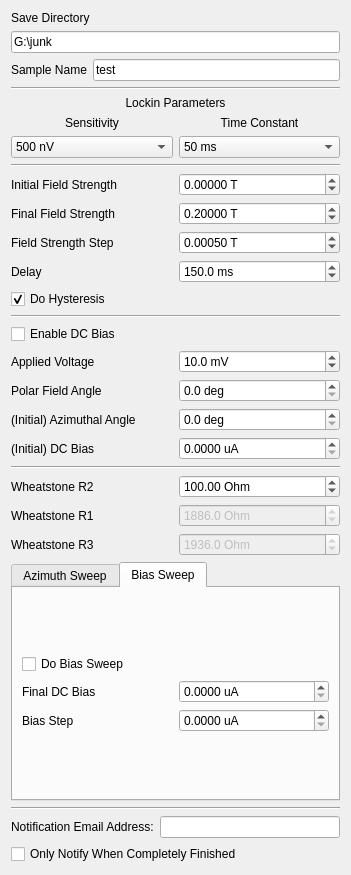
<?xml version="1.0" encoding="UTF-8"?>
<ui version="4.0">
 <class>Form</class>
 <widget class="QWidget" name="Form">
  <property name="geometry">
   <rect>
    <x>0</x>
    <y>0</y>
    <width>351</width>
    <height>875</height>
   </rect>
  </property>
  <property name="windowTitle">
   <string>Form</string>
  </property>
  <layout class="QVBoxLayout" name="verticalLayout">
   <item>
    <layout class="QGridLayout" name="save_params">
     <item row="0" column="0" colspan="2">
      <widget class="QLabel" name="label_8">
       <property name="text">
        <string>Save Directory</string>
       </property>
      </widget>
     </item>
     <item row="1" column="0" colspan="2">
      <widget class="QLineEdit" name="save_dir">
       <property name="text">
        <string>G:\junk</string>
       </property>
       <property name="placeholderText">
        <string>C:\Users\</string>
       </property>
      </widget>
     </item>
     <item row="2" column="1">
      <widget class="QLineEdit" name="sample_name">
       <property name="text">
        <string>test</string>
       </property>
       <property name="placeholderText">
        <string>test</string>
       </property>
      </widget>
     </item>
     <item row="2" column="0">
      <widget class="QLabel" name="label_12">
       <property name="enabled">
        <bool>true</bool>
       </property>
       <property name="text">
        <string>Sample Name</string>
       </property>
      </widget>
     </item>
    </layout>
   </item>
   <item>
    <widget class="Line" name="line_3">
     <property name="orientation">
      <enum>Qt::Horizontal</enum>
     </property>
    </widget>
   </item>
   <item>
    <layout class="QGridLayout" name="lockin_params">
     <item row="2" column="0">
      <widget class="QComboBox" name="sensitivity">
       <property name="editable">
        <bool>false</bool>
       </property>
       <property name="currentIndex">
        <number>8</number>
       </property>
       <item>
        <property name="text">
         <string>0 V</string>
        </property>
       </item>
       <item>
        <property name="text">
         <string>2 nV</string>
        </property>
       </item>
       <item>
        <property name="text">
         <string>5 nV</string>
        </property>
       </item>
       <item>
        <property name="text">
         <string>10 nV</string>
        </property>
       </item>
       <item>
        <property name="text">
         <string>20 nV</string>
        </property>
       </item>
       <item>
        <property name="text">
         <string>50 nV</string>
        </property>
       </item>
       <item>
        <property name="text">
         <string>100 nV</string>
        </property>
       </item>
       <item>
        <property name="text">
         <string>200 nV</string>
        </property>
       </item>
       <item>
        <property name="text">
         <string>500 nV</string>
        </property>
       </item>
       <item>
        <property name="text">
         <string>1 μV</string>
        </property>
       </item>
       <item>
        <property name="text">
         <string>2 μV</string>
        </property>
       </item>
       <item>
        <property name="text">
         <string>5 μV</string>
        </property>
       </item>
       <item>
        <property name="text">
         <string>10 μV</string>
        </property>
       </item>
       <item>
        <property name="text">
         <string>20 μV</string>
        </property>
       </item>
       <item>
        <property name="text">
         <string>50 μV</string>
        </property>
       </item>
       <item>
        <property name="text">
         <string>100 μV</string>
        </property>
       </item>
       <item>
        <property name="text">
         <string>200 μV</string>
        </property>
       </item>
       <item>
        <property name="text">
         <string>500 μV</string>
        </property>
       </item>
       <item>
        <property name="text">
         <string>1 mV</string>
        </property>
       </item>
       <item>
        <property name="text">
         <string>2 mV</string>
        </property>
       </item>
       <item>
        <property name="text">
         <string>5 mV</string>
        </property>
       </item>
       <item>
        <property name="text">
         <string>10 mV</string>
        </property>
       </item>
       <item>
        <property name="text">
         <string>20 mV</string>
        </property>
       </item>
       <item>
        <property name="text">
         <string>50 mV</string>
        </property>
       </item>
       <item>
        <property name="text">
         <string>100 mV</string>
        </property>
       </item>
       <item>
        <property name="text">
         <string>200 mV</string>
        </property>
       </item>
       <item>
        <property name="text">
         <string>500 mV</string>
        </property>
       </item>
       <item>
        <property name="text">
         <string>1 V</string>
        </property>
       </item>
      </widget>
     </item>
     <item row="1" column="1">
      <widget class="QLabel" name="label_3">
       <property name="text">
        <string>Time Constant</string>
       </property>
       <property name="alignment">
        <set>Qt::AlignCenter</set>
       </property>
      </widget>
     </item>
     <item row="1" column="0">
      <widget class="QLabel" name="label_2">
       <property name="text">
        <string>Sensitivity</string>
       </property>
       <property name="alignment">
        <set>Qt::AlignCenter</set>
       </property>
      </widget>
     </item>
     <item row="2" column="1">
      <widget class="QComboBox" name="time_constant">
       <property name="currentText" stdset="0">
        <string>50 ms</string>
       </property>
       <property name="currentIndex">
        <number>10</number>
       </property>
       <item>
        <property name="text">
         <string>10 μs</string>
        </property>
       </item>
       <item>
        <property name="text">
         <string>20 μs</string>
        </property>
       </item>
       <item>
        <property name="text">
         <string>40 μs</string>
        </property>
       </item>
       <item>
        <property name="text">
         <string>80 μs</string>
        </property>
       </item>
       <item>
        <property name="text">
         <string>160 μs</string>
        </property>
       </item>
       <item>
        <property name="text">
         <string>320 μs</string>
        </property>
       </item>
       <item>
        <property name="text">
         <string>640 μs</string>
        </property>
       </item>
       <item>
        <property name="text">
         <string>5 ms</string>
        </property>
       </item>
       <item>
        <property name="text">
         <string>10 ms</string>
        </property>
       </item>
       <item>
        <property name="text">
         <string>20 ms</string>
        </property>
       </item>
       <item>
        <property name="text">
         <string>50 ms</string>
        </property>
       </item>
       <item>
        <property name="text">
         <string>100 ms</string>
        </property>
       </item>
       <item>
        <property name="text">
         <string>200 ms</string>
        </property>
       </item>
       <item>
        <property name="text">
         <string>500 ms</string>
        </property>
       </item>
       <item>
        <property name="text">
         <string>1 s</string>
        </property>
       </item>
       <item>
        <property name="text">
         <string>2 s</string>
        </property>
       </item>
       <item>
        <property name="text">
         <string>5 s</string>
        </property>
       </item>
       <item>
        <property name="text">
         <string>10 s</string>
        </property>
       </item>
       <item>
        <property name="text">
         <string>20 s</string>
        </property>
       </item>
       <item>
        <property name="text">
         <string>50 s</string>
        </property>
       </item>
       <item>
        <property name="text">
         <string>100 s</string>
        </property>
       </item>
       <item>
        <property name="text">
         <string>200 s</string>
        </property>
       </item>
       <item>
        <property name="text">
         <string>500 s</string>
        </property>
       </item>
       <item>
        <property name="text">
         <string>1 ks</string>
        </property>
       </item>
       <item>
        <property name="text">
         <string>2 ks</string>
        </property>
       </item>
       <item>
        <property name="text">
         <string>5 ks</string>
        </property>
       </item>
       <item>
        <property name="text">
         <string>10 ks</string>
        </property>
       </item>
       <item>
        <property name="text">
         <string>20 ks</string>
        </property>
       </item>
       <item>
        <property name="text">
         <string>50 ks</string>
        </property>
       </item>
      </widget>
     </item>
     <item row="0" column="0" colspan="2">
      <widget class="QLabel" name="label_7">
       <property name="text">
        <string>Lockin Parameters</string>
       </property>
       <property name="alignment">
        <set>Qt::AlignCenter</set>
       </property>
      </widget>
     </item>
    </layout>
   </item>
   <item>
    <widget class="Line" name="line">
     <property name="orientation">
      <enum>Qt::Horizontal</enum>
     </property>
    </widget>
   </item>
   <item>
    <layout class="QGridLayout" name="initial_params">
     <item row="0" column="0">
      <widget class="QLabel" name="label_14">
       <property name="text">
        <string>Initial Field Strength</string>
       </property>
      </widget>
     </item>
     <item row="2" column="0">
      <widget class="QLabel" name="label_9">
       <property name="text">
        <string>Field Strength Step</string>
       </property>
      </widget>
     </item>
     <item row="1" column="0">
      <widget class="QLabel" name="label_19">
       <property name="text">
        <string>Final Field Strength</string>
       </property>
      </widget>
     </item>
     <item row="3" column="0">
      <widget class="QLabel" name="label_15">
       <property name="text">
        <string>Delay</string>
       </property>
      </widget>
     </item>
     <item row="3" column="1">
      <widget class="QDoubleSpinBox" name="delay">
       <property name="suffix">
        <string> ms</string>
       </property>
       <property name="decimals">
        <number>1</number>
       </property>
       <property name="maximum">
        <double>10000.000000000000000</double>
       </property>
       <property name="value">
        <double>150.000000000000000</double>
       </property>
      </widget>
     </item>
     <item row="0" column="1">
      <widget class="QDoubleSpinBox" name="field_start">
       <property name="suffix">
        <string> T</string>
       </property>
       <property name="decimals">
        <number>5</number>
       </property>
       <property name="minimum">
        <double>-0.270000000000000</double>
       </property>
       <property name="maximum">
        <double>0.270000000000000</double>
       </property>
       <property name="singleStep">
        <double>0.000010000000000</double>
       </property>
       <property name="value">
        <double>0.000000000000000</double>
       </property>
      </widget>
     </item>
     <item row="1" column="1">
      <widget class="QDoubleSpinBox" name="field_end">
       <property name="suffix">
        <string> T</string>
       </property>
       <property name="decimals">
        <number>5</number>
       </property>
       <property name="minimum">
        <double>-0.270000000000000</double>
       </property>
       <property name="maximum">
        <double>0.270000000000000</double>
       </property>
       <property name="singleStep">
        <double>0.000010000000000</double>
       </property>
       <property name="value">
        <double>0.200000000000000</double>
       </property>
      </widget>
     </item>
     <item row="2" column="1">
      <widget class="QDoubleSpinBox" name="field_step">
       <property name="suffix">
        <string> T</string>
       </property>
       <property name="decimals">
        <number>5</number>
       </property>
       <property name="minimum">
        <double>0.000000000000000</double>
       </property>
       <property name="maximum">
        <double>0.270000000000000</double>
       </property>
       <property name="singleStep">
        <double>0.000010000000000</double>
       </property>
       <property name="value">
        <double>0.000500000000000</double>
       </property>
      </widget>
     </item>
    </layout>
   </item>
   <item>
    <widget class="QCheckBox" name="field_swap">
     <property name="text">
      <string>Do Hysteresis</string>
     </property>
     <property name="checked">
      <bool>true</bool>
     </property>
    </widget>
   </item>
   <item>
    <widget class="Line" name="line_4">
     <property name="orientation">
      <enum>Qt::Horizontal</enum>
     </property>
    </widget>
   </item>
   <item>
    <widget class="QCheckBox" name="use_bias">
     <property name="text">
      <string>Enable DC Bias</string>
     </property>
     <property name="tristate">
      <bool>false</bool>
     </property>
    </widget>
   </item>
   <item>
    <layout class="QGridLayout" name="gridLayout_4">
     <item row="1" column="1">
      <widget class="QDoubleSpinBox" name="polar_field">
       <property name="suffix">
        <string> deg</string>
       </property>
       <property name="decimals">
        <number>1</number>
       </property>
       <property name="maximum">
        <double>90.000000000000000</double>
       </property>
      </widget>
     </item>
     <item row="0" column="0">
      <widget class="QLabel" name="label">
       <property name="text">
        <string>Applied Voltage</string>
       </property>
      </widget>
     </item>
     <item row="2" column="0">
      <widget class="QLabel" name="label_4">
       <property name="text">
        <string>(Initial) Azimuthal Angle</string>
       </property>
      </widget>
     </item>
     <item row="2" column="1">
      <widget class="QDoubleSpinBox" name="azimuth_start">
       <property name="suffix">
        <string> deg</string>
       </property>
       <property name="decimals">
        <number>1</number>
       </property>
       <property name="maximum">
        <double>360.000000000000000</double>
       </property>
       <property name="singleStep">
        <double>0.500000000000000</double>
       </property>
      </widget>
     </item>
     <item row="1" column="0">
      <widget class="QLabel" name="label_10">
       <property name="text">
        <string>Polar Field Angle</string>
       </property>
      </widget>
     </item>
     <item row="0" column="1">
      <widget class="QDoubleSpinBox" name="applied_voltage">
       <property name="suffix">
        <string> mV</string>
       </property>
       <property name="decimals">
        <number>1</number>
       </property>
       <property name="maximum">
        <double>5000.000000000000000</double>
       </property>
       <property name="singleStep">
        <double>0.100000000000000</double>
       </property>
       <property name="value">
        <double>10.000000000000000</double>
       </property>
      </widget>
     </item>
     <item row="3" column="0">
      <widget class="QLabel" name="label_21">
       <property name="text">
        <string>(Initial) DC Bias</string>
       </property>
      </widget>
     </item>
     <item row="3" column="1">
      <widget class="QDoubleSpinBox" name="bias_start">
       <property name="suffix">
        <string> uA</string>
       </property>
       <property name="decimals">
        <number>4</number>
       </property>
       <property name="maximum">
        <double>10000.000000000000000</double>
       </property>
      </widget>
     </item>
    </layout>
   </item>
   <item>
    <widget class="Line" name="line_6">
     <property name="orientation">
      <enum>Qt::Horizontal</enum>
     </property>
    </widget>
   </item>
   <item>
    <layout class="QGridLayout" name="gridLayout_3">
     <item row="1" column="0">
      <widget class="QLabel" name="label_13">
       <property name="text">
        <string>Wheatstone R1</string>
       </property>
      </widget>
     </item>
     <item row="2" column="0">
      <widget class="QLabel" name="label_16">
       <property name="text">
        <string>Wheatstone R3</string>
       </property>
      </widget>
     </item>
     <item row="1" column="1">
      <widget class="QDoubleSpinBox" name="wheatstone_R1">
       <property name="enabled">
        <bool>false</bool>
       </property>
       <property name="suffix">
        <string> Ohm</string>
       </property>
       <property name="decimals">
        <number>1</number>
       </property>
       <property name="maximum">
        <double>9999.000000000000000</double>
       </property>
       <property name="value">
        <double>1886.000000000000000</double>
       </property>
      </widget>
     </item>
     <item row="2" column="1">
      <widget class="QDoubleSpinBox" name="wheatstone_R3">
       <property name="enabled">
        <bool>false</bool>
       </property>
       <property name="suffix">
        <string> Ohm</string>
       </property>
       <property name="decimals">
        <number>1</number>
       </property>
       <property name="maximum">
        <double>9999.000000000000000</double>
       </property>
       <property name="value">
        <double>1936.000000000000000</double>
       </property>
      </widget>
     </item>
     <item row="0" column="0">
      <widget class="QLabel" name="label_11">
       <property name="text">
        <string>Wheatstone R2</string>
       </property>
      </widget>
     </item>
     <item row="0" column="1">
      <widget class="QDoubleSpinBox" name="wheatstone_R2">
       <property name="suffix">
        <string> Ohm</string>
       </property>
       <property name="decimals">
        <number>2</number>
       </property>
       <property name="maximum">
        <double>99999.000000000000000</double>
       </property>
       <property name="singleStep">
        <double>0.010000000000000</double>
       </property>
       <property name="value">
        <double>100.000000000000000</double>
       </property>
      </widget>
     </item>
    </layout>
   </item>
   <item>
    <widget class="QTabWidget" name="tabs">
     <property name="currentIndex">
      <number>1</number>
     </property>
     <widget class="QWidget" name="tab">
      <property name="styleSheet">
       <string notr="true"/>
      </property>
      <attribute name="title">
       <string>Azimuth Sweep</string>
      </attribute>
      <layout class="QVBoxLayout" name="verticalLayout_2">
       <item>
        <layout class="QGridLayout" name="gridLayout_2">
         <item row="1" column="0">
          <widget class="QLabel" name="label_5">
           <property name="text">
            <string>Final Azimuthal Angle</string>
           </property>
          </widget>
         </item>
         <item row="1" column="1">
          <widget class="QDoubleSpinBox" name="azimuth_end">
           <property name="suffix">
            <string> deg</string>
           </property>
          </widget>
         </item>
         <item row="2" column="0">
          <widget class="QLabel" name="label_6">
           <property name="text">
            <string>Azimuth Step</string>
           </property>
          </widget>
         </item>
         <item row="2" column="1">
          <widget class="QDoubleSpinBox" name="azimuth_step">
           <property name="suffix">
            <string> deg</string>
           </property>
          </widget>
         </item>
         <item row="0" column="0" colspan="2">
          <widget class="QCheckBox" name="do_azimuth_sweep">
           <property name="text">
            <string>Do Azimuth Sweep</string>
           </property>
           <property name="tristate">
            <bool>false</bool>
           </property>
          </widget>
         </item>
        </layout>
       </item>
      </layout>
     </widget>
     <widget class="QWidget" name="tab_2">
      <attribute name="title">
       <string>Bias Sweep</string>
      </attribute>
      <layout class="QVBoxLayout" name="verticalLayout_3">
       <item>
        <layout class="QGridLayout" name="gridLayout">
         <item row="0" column="0" colspan="2">
          <widget class="QCheckBox" name="do_bias_sweep">
           <property name="text">
            <string>Do Bias Sweep</string>
           </property>
           <property name="tristate">
            <bool>false</bool>
           </property>
          </widget>
         </item>
         <item row="1" column="0">
          <widget class="QLabel" name="label_18">
           <property name="text">
            <string>Final DC Bias</string>
           </property>
          </widget>
         </item>
         <item row="1" column="1">
          <widget class="QDoubleSpinBox" name="bias_end">
           <property name="suffix">
            <string> uA</string>
           </property>
           <property name="decimals">
            <number>4</number>
           </property>
           <property name="maximum">
            <double>10000.000000000000000</double>
           </property>
          </widget>
         </item>
         <item row="2" column="0">
          <widget class="QLabel" name="label_20">
           <property name="text">
            <string>Bias Step</string>
           </property>
          </widget>
         </item>
         <item row="2" column="1">
          <widget class="QDoubleSpinBox" name="bias_step">
           <property name="suffix">
            <string> uA</string>
           </property>
           <property name="decimals">
            <number>4</number>
           </property>
           <property name="maximum">
            <double>10000.000000000000000</double>
           </property>
          </widget>
         </item>
        </layout>
       </item>
      </layout>
     </widget>
    </widget>
   </item>
   <item>
    <widget class="Line" name="line_5">
     <property name="orientation">
      <enum>Qt::Horizontal</enum>
     </property>
    </widget>
   </item>
   <item>
    <layout class="QHBoxLayout" name="horizontalLayout">
     <item>
      <widget class="QLabel" name="label_17">
       <property name="text">
        <string>Notification Email Address:</string>
       </property>
      </widget>
     </item>
     <item>
      <widget class="QLineEdit" name="notify_email"/>
     </item>
    </layout>
   </item>
   <item>
    <widget class="QCheckBox" name="notify_at_end">
     <property name="text">
      <string>Only Notify When Completely Finished</string>
     </property>
    </widget>
   </item>
  </layout>
 </widget>
 <resources/>
 <connections/>
</ui>
